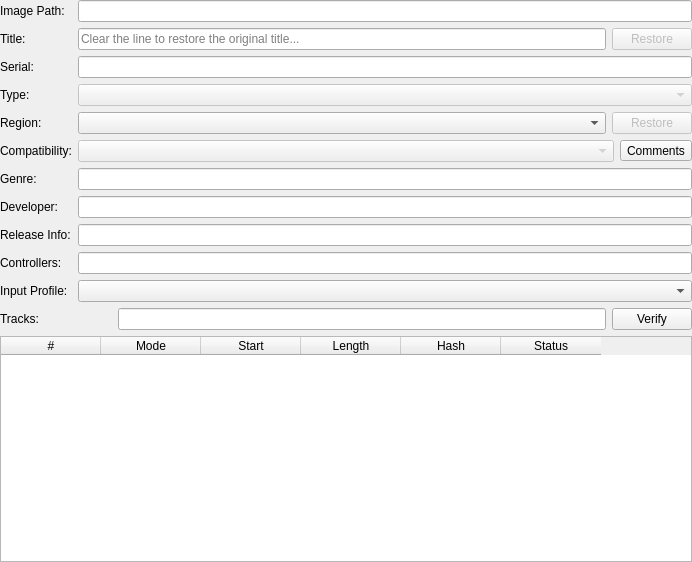
<?xml version="1.0" encoding="UTF-8"?>
<ui version="4.0">
 <class>GameSummaryWidget</class>
 <widget class="QWidget" name="GameSummaryWidget">
  <property name="geometry">
   <rect>
    <x>0</x>
    <y>0</y>
    <width>692</width>
    <height>562</height>
   </rect>
  </property>
  <property name="windowTitle">
   <string>Dialog</string>
  </property>
  <property name="windowIcon">
   <iconset>
    <normaloff>:/icons/riverhorse.png</normaloff>:/icons/riverhorse.png</iconset>
  </property>
  <layout class="QGridLayout" name="gridLayout">
   <property name="leftMargin">
    <number>0</number>
   </property>
   <property name="topMargin">
    <number>0</number>
   </property>
   <property name="rightMargin">
    <number>0</number>
   </property>
   <property name="bottomMargin">
    <number>0</number>
   </property>
   <item row="8" column="1">
    <widget class="QLineEdit" name="genre">
     <property name="readOnly">
      <bool>true</bool>
     </property>
    </widget>
   </item>
   <item row="3" column="1">
    <layout class="QHBoxLayout" name="horizontalLayout_7">
     <item>
      <widget class="QLineEdit" name="title">
       <property name="placeholderText">
        <string>Clear the line to restore the original title...</string>
       </property>
      </widget>
     </item>
     <item>
      <widget class="QPushButton" name="restoreTitle">
       <property name="enabled">
        <bool>false</bool>
       </property>
       <property name="text">
        <string>Restore</string>
       </property>
      </widget>
     </item>
    </layout>
   </item>
   <item row="6" column="1">
    <layout class="QHBoxLayout" name="horizontalLayout_6">
      <item>
        <widget class="QComboBox" name="region">
        <property name="sizePolicy">
          <sizepolicy hsizetype="Expanding" vsizetype="Fixed">
          <horstretch>0</horstretch>
          <verstretch>0</verstretch>
          </sizepolicy>
        </property>
        </widget>
      </item>
      <item>
      <widget class="QPushButton" name="restoreRegion">
       <property name="enabled">
        <bool>false</bool>
       </property>
       <property name="text">
        <string>Restore</string>
       </property>
      </widget>
	 </item>
    </layout>
   </item>
   <item row="0" column="0">
    <widget class="QLabel" name="label_4">
     <property name="text">
      <string>Image Path:</string>
     </property>
    </widget>
   </item>
   <item row="0" column="1">
    <widget class="QLineEdit" name="path">
     <property name="readOnly">
      <bool>true</bool>
     </property>
    </widget>
   </item>
   <item row="4" column="0">
    <widget class="QLabel" name="label">
     <property name="text">
      <string>Serial:</string>
     </property>
    </widget>
   </item>
   <item row="18" column="0" colspan="2">
    <widget class="QTableWidget" name="tracks">
     <property name="editTriggers">
      <set>QAbstractItemView::NoEditTriggers</set>
     </property>
     <property name="cornerButtonEnabled">
      <bool>false</bool>
     </property>
     <attribute name="verticalHeaderVisible">
      <bool>false</bool>
     </attribute>
     <column>
      <property name="text">
       <string>#</string>
      </property>
     </column>
     <column>
      <property name="text">
       <string>Mode</string>
      </property>
     </column>
     <column>
      <property name="text">
       <string>Start</string>
      </property>
     </column>
     <column>
      <property name="text">
       <string>Length</string>
      </property>
     </column>
     <column>
      <property name="text">
       <string>Hash</string>
      </property>
     </column>
     <column>
      <property name="text">
       <string>Status</string>
      </property>
     </column>
    </widget>
   </item>
   <item row="6" column="0">
    <widget class="QLabel" name="label_3">
     <property name="text">
      <string>Region:</string>
     </property>
    </widget>
   </item>
   <item row="9" column="0">
    <widget class="QLabel" name="label_12">
     <property name="text">
      <string>Developer:</string>
     </property>
    </widget>
   </item>
   <item row="12" column="0">
    <widget class="QLabel" name="label_15">
     <property name="text">
      <string>Controllers:</string>
     </property>
    </widget>
   </item>
   <item row="16" column="0">
    <widget class="QLabel" name="label_8">
     <property name="text">
      <string>Tracks:</string>
     </property>
    </widget>
   </item>
   <item row="12" column="1">
    <widget class="QLineEdit" name="controllers">
     <property name="readOnly">
      <bool>true</bool>
     </property>
    </widget>
   </item>
   <item row="5" column="1">
    <widget class="QComboBox" name="entryType">
     <property name="enabled">
      <bool>false</bool>
     </property>
    </widget>
   </item>
   <item row="11" column="0">
    <widget class="QLabel" name="label_14">
     <property name="text">
      <string>Release Info:</string>
     </property>
    </widget>
   </item>
   <item row="13" column="0">
    <widget class="QLabel" name="label_9">
     <property name="text">
      <string>Input Profile:</string>
     </property>
    </widget>
   </item>
   <item row="4" column="1">
    <widget class="QLineEdit" name="serial">
     <property name="readOnly">
      <bool>true</bool>
     </property>
    </widget>
   </item>
   <item row="8" column="0">
    <widget class="QLabel" name="label_11">
     <property name="text">
      <string>Genre:</string>
     </property>
    </widget>
   </item>
   <item row="13" column="1">
    <widget class="QComboBox" name="inputProfile"/>
   </item>
   <item row="16" column="1">
    <layout class="QHBoxLayout" name="verifyLayout" stretch="0,1,0">
     <item>
      <spacer name="verifySpacer">
       <property name="orientation">
        <enum>Qt::Horizontal</enum>
       </property>
       <property name="sizeHint" stdset="0">
        <size>
         <width>40</width>
         <height>20</height>
        </size>
       </property>
      </spacer>
     </item>
     <item>
      <widget class="QLineEdit" name="revision">
       <property name="minimumSize">
        <size>
         <width>300</width>
         <height>0</height>
        </size>
       </property>
       <property name="readOnly">
        <bool>true</bool>
       </property>
      </widget>
     </item>
     <item>
      <widget class="QPushButton" name="computeHashes">
       <property name="text">
        <string>Verify</string>
       </property>
      </widget>
     </item>
    </layout>
   </item>
   <item row="9" column="1">
    <widget class="QLineEdit" name="developer">
     <property name="readOnly">
      <bool>true</bool>
     </property>
    </widget>
   </item>
   <item row="5" column="0">
    <widget class="QLabel" name="label_10">
     <property name="text">
      <string>Type:</string>
     </property>
    </widget>
   </item>
   <item row="3" column="0">
    <widget class="QLabel" name="label_2">
     <property name="text">
      <string>Title:</string>
     </property>
    </widget>
   </item>
   <item row="11" column="1">
    <widget class="QLineEdit" name="releaseInfo">
     <property name="readOnly">
      <bool>true</bool>
     </property>
    </widget>
   </item>
   <item row="7" column="0">
    <widget class="QLabel" name="label_7">
     <property name="text">
      <string>Compatibility:</string>
     </property>
    </widget>
   </item>
   <item row="7" column="1">
    <layout class="QHBoxLayout" name="horizontalLayout" stretch="1,0">
     <item>
      <widget class="QComboBox" name="compatibility">
       <property name="enabled">
        <bool>false</bool>
       </property>
      </widget>
     </item>
     <item>
      <widget class="QToolButton" name="compatibilityComments">
       <property name="text">
        <string>Comments</string>
       </property>
       <property name="icon">
        <iconset theme="information-line">
         <normaloff>.</normaloff>.</iconset>
       </property>
      </widget>
     </item>
    </layout>
   </item>
  </layout>
 </widget>
 <resources/>
 <connections/>
</ui>
